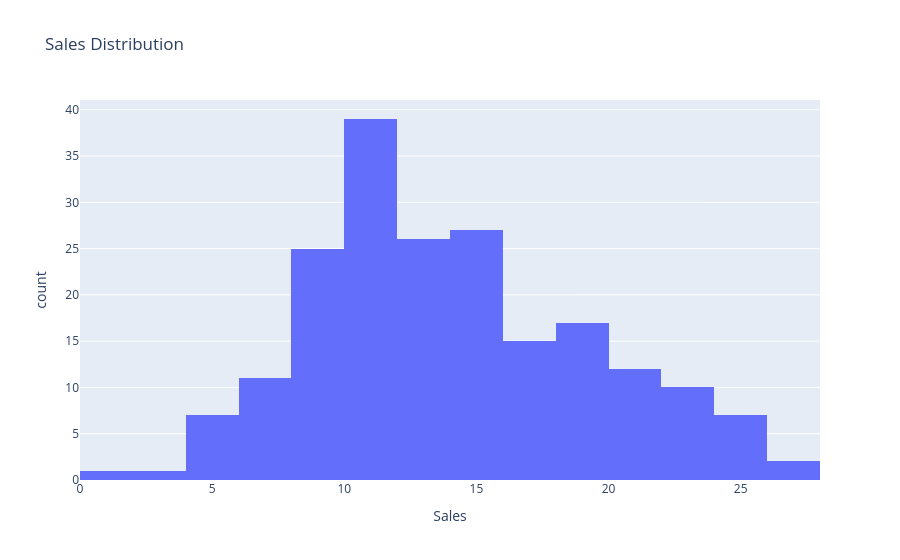

The notebook cell saved with this chart:
### Markdown cell above
### 3.2 Distributions

### Code cell
fig = px.histogram(
    df,
    x="Sales",
    title="Sales Distribution"
)

fig.show()

### Figure 1 — Plotly figure (JSON) as saved in the notebook; plotly's stock layout.template omitted (floating-point values rounded to 4 significant figures; data arrays with more than 128 entries replaced by an {"elided": "..."} marker saying what was removed)
{"data": [{"bingroup": "x", "hovertemplate": "Sales=%{x}<br>count=%{y}<extra></extra>", "legendgroup": "", "marker": {"color": "#636efa", "pattern": {"shape": ""}}, "name": "", "orientation": "v", "showlegend": false, "type": "histogram", "x": {"elided": "200 float values"}, "xaxis": "x", "yaxis": "y"}], "layout": {"barmode": "relative", "legend": {"tracegroupgap": 0}, "title": {"text": "Sales Distribution"}, "xaxis": {"anchor": "y", "domain": [0, 1], "title": {"text": "Sales"}}, "yaxis": {"anchor": "x", "domain": [0, 1], "title": {"text": "count"}}}}
